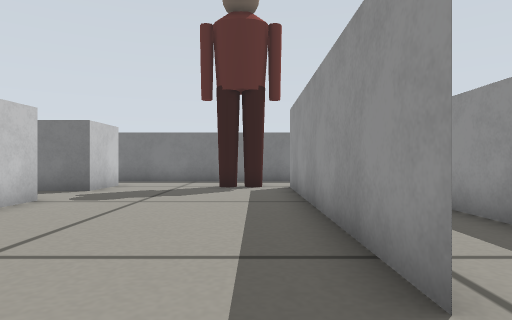
View 1 (above)

16 first-person views from a walk through a Gazebo world. The camera is 0.22 m above the floor, looks level and sees 75° across. The floor is counted in squares, 0.25 m on a side. Each view is taken from the middle of a square. On the plan, view 1 faces up. The plan holds only what a view shows up to about 12 squares ahead; the rest is blank. The place goes on beyond the plan. Robots are left out. Some stock models are drawn as simple stand-ins.

View 2
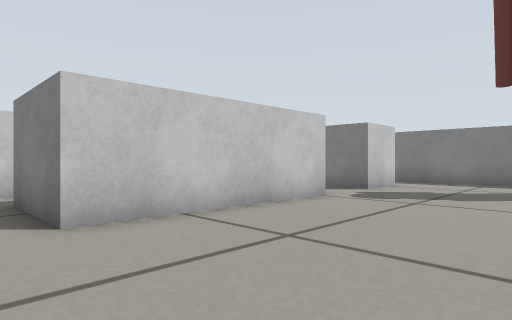

View 3
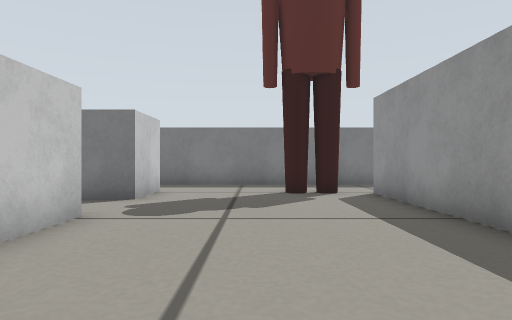

View 4
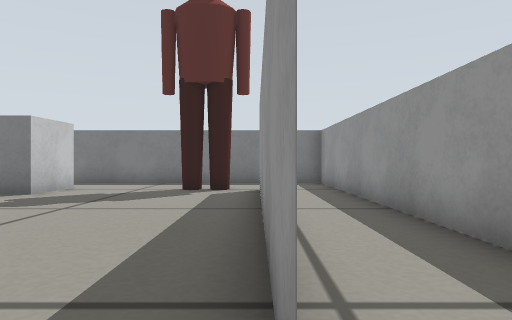

View 5
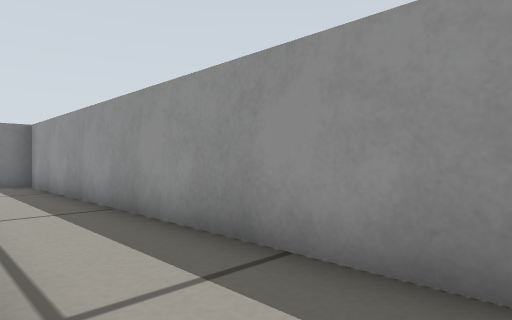

View 6
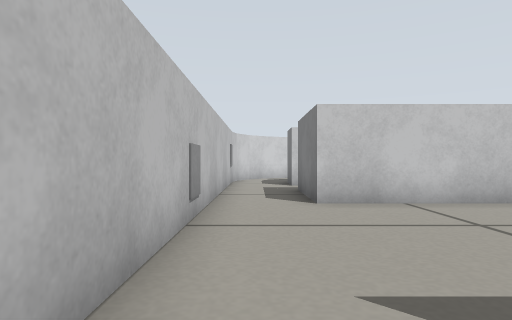

View 7
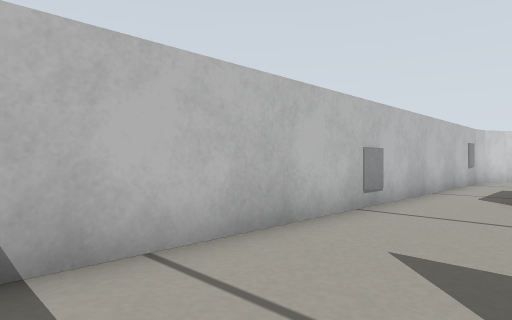

View 8
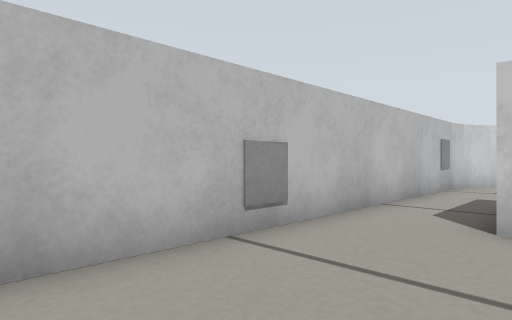

View 9
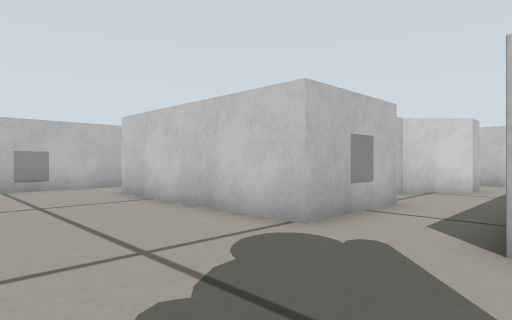

View 10
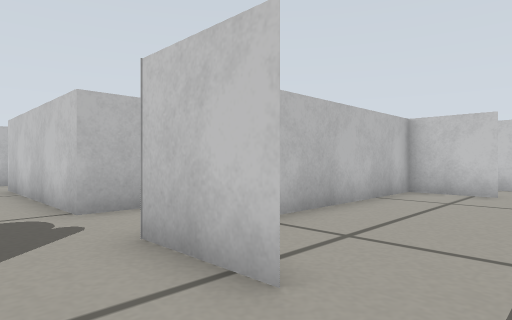

View 11
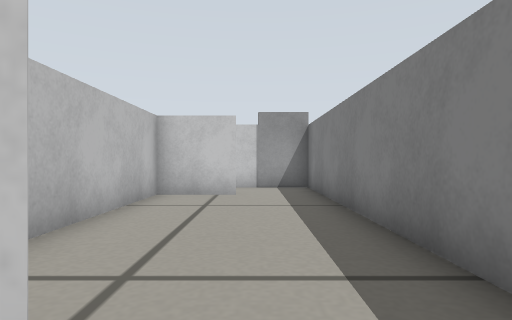

View 12
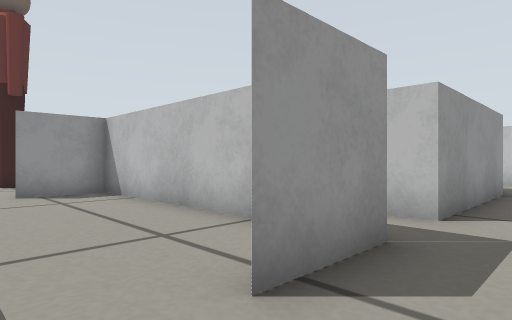

View 13
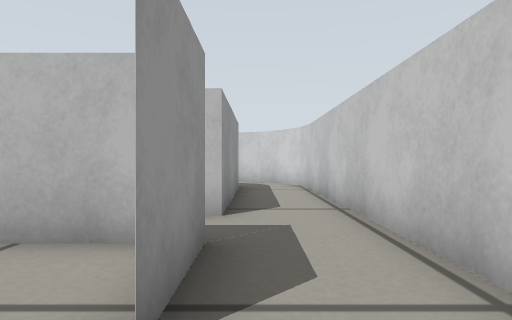

View 14
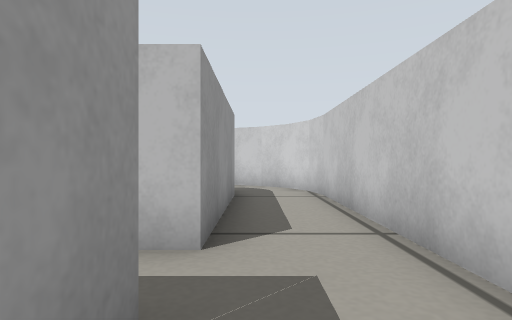

View 15
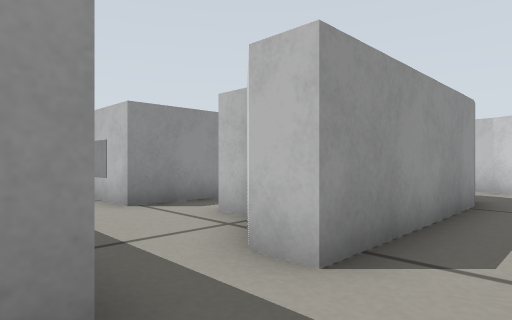

View 16
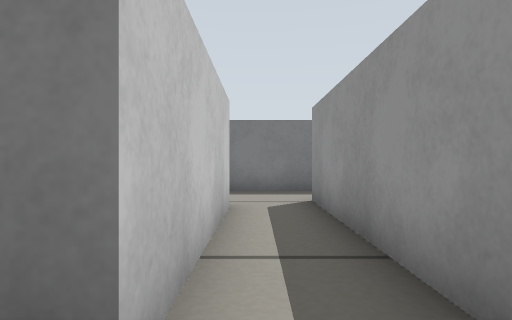

### Floor plan
Ten units are one square. View 1 is at (0, 0); x grows to the right and y downward. Boxes are objects, and circles mark ways between rooms. Rooms are numbered by the first view taken in them; rooms with no view inside come last. Other rooms are left out.
<svg viewBox="-152 -142 192 172">
<path fill="none" stroke="#000" d="M-47 -72 -47 -12M11 -19 11 -109M-47 -115 -47 -95M35 -13 35 -137 -45 -137M-14 9 26 9M-125 -94 -125 -115M-147 -109 -147 -26M-147 -28 -145 -15 -140 -5 -132 3 -122 8 -114 9M-147 -116 -147 -111M-124 -21 -125 -26 -125 -77M-114 -137 -144 -137M-47 -12 -79 -12M-78 -15 -78 -72M-104 9 -14 9M-95 -64 -95 -12 -100 -12M-45 -137 -114 -137M-125 -115 -125 -95 -47 -95 -47 -115M-78 -72 -66 -72M-116 -77 -102 -64 -95 -64M-64 -95 -98 -95"/>
<rect x="-15" y="-115" width="20" height="10" fill="#bbb"><title>person</title></rect>
<rect x="-115" y="5" width="20" height="20" fill="#bbb"><title>grey box</title></rect>
<rect x="-35" y="5" width="10" height="20" fill="#bbb"><title>grey box</title></rect>
<circle cx="-30" cy="0" r="3" fill="#2a7"/>
<circle cx="-50" cy="-125" r="3" fill="#2a7"/>
<circle cx="-120" cy="0" r="3" fill="#2a7"/>
<circle cx="-120" cy="-125" r="3" fill="#2a7"/>
<circle cx="-120" cy="-80" r="3" fill="#2a7"/>
<circle cx="-90" cy="-70" r="3" fill="#2a7"/>
<text x="-10" y="-70">1</text>
<text x="-130" y="-70">2</text>
<text x="-60" y="0">3</text>
<text x="-80" y="-120">4</text>
<text x="-90" y="-80">5</text>
</svg>
Room 1 opens to room 3. Room 1 opens to room 4. Room 2 opens to room 3. Room 2 opens to room 4. Room 2 opens to room 5. Room 3 opens to room 5.

Where each view was taken, in squares from view 1:
view 1: 0 up, 0 right, facing up
view 2: 0 up, 0 right, facing up-left
view 3: 2 up, 2 left, facing up
view 4: 1 up, 1 right, facing up
view 5: 1 up, 1 right, facing up-right
view 6: 0 up, 2 right, facing left
view 7: 2 up, 3 right, facing down-left
view 8: 2 up, 0 right, facing down-left
view 9: 10 up, 1 left, facing down-left
view 10: 13 up, 3 left, facing down-left
view 11: 12 up, 4 left, facing left
view 12: 13 up, 14 left, facing down-right
view 13: 13 up, 13 left, facing down
view 14: 11 up, 13 left, facing down
view 15: 10 up, 14 left, facing down-right
view 16: 0 up, 9 left, facing up
